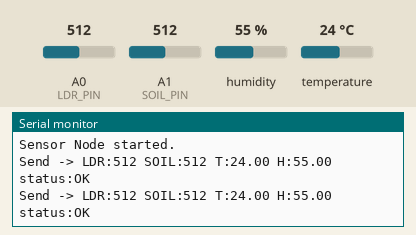
Recording of a sketch running on a simulated Arduino Uno, built with avr-gcc and run on an emulated ATmega328P. Shown: the last lines printed to the serial monitor. Inputs (shaded band) come from the test bench; at power-on: humidity 55 %, A0 (LDR_PIN) = 512, A1 (SOIL_PIN) = 512, temperature 24 °C. No radio packets arrive unless stated.

Above: at 2.8 s.
2.9 s: humidity set to 22 %
At 4.5 s:
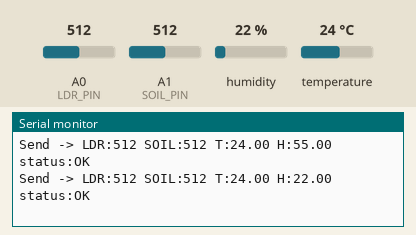
5.6 s: A0 (LDR_PIN) set to 716
At 7.1 s:
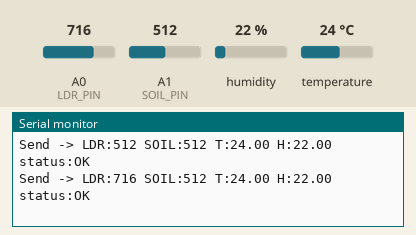
8.3 s: A1 (SOIL_PIN) set to 716
At 10.8 s:
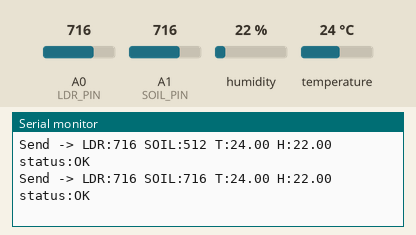
11.0 s: temperature set to 12 °C
At 13.3 s:
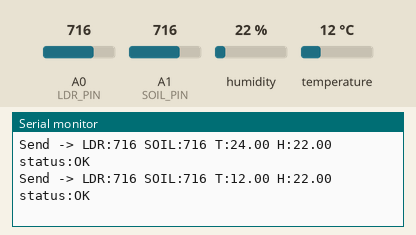
13.7 s: A0 (LDR_PIN) set to 992
At 14.6 s:
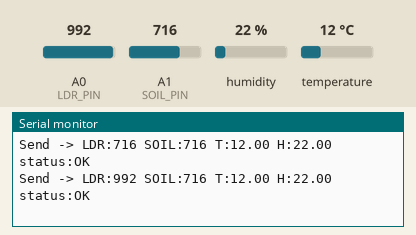
16.4 s: A1 (SOIL_PIN) set to 992
At 16.4 s:
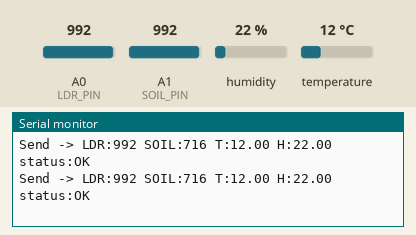
Timing chart, 0 to 19.4 s (numbered marks = the images above; inputs shaded):
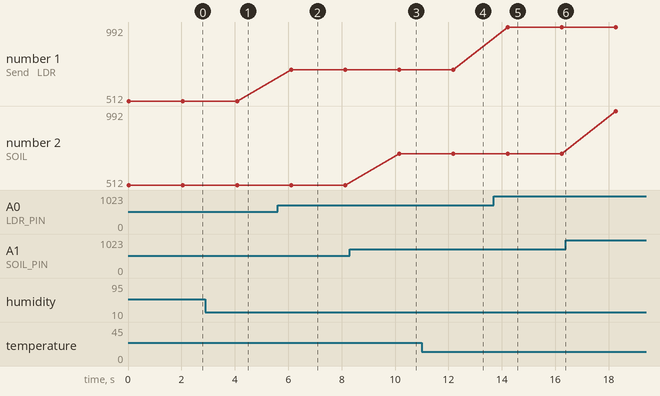

Measured:
- after the input at 2.9 s, the serial monitor: prints a new line after 1.2 s (image 1)
- after the input at 5.6 s, the serial monitor: prints a new line after 0.51 s (image 2)
- after the input at 8.3 s, the serial monitor: prints a new line after 1.9 s (image 3)
- after the input at 11.0 s, the serial monitor: prints a new line after 1.2 s (image 4)
- after the input at 13.7 s, the serial monitor: prints a new line after 0.52 s (image 5)
- plotted number 1: 512 → 716 after the input at 5.6 s, 716 → 992 after the input at 13.7 s

The sketch:

Sensor_Node.ino
```cpp
// ---------- Sensor Node (ตัวลูก) ----------
#include <SPI.h>
#include <nRF24L01.h>
#include <RF24.h>
#include "DHT.h"

// ----- ขาเซนเซอร์เดิมของคุณ -----
#define DHTPIN   2
#define DHTTYPE  DHT11
#define LDR_PIN  A0
#define SOIL_PIN A1

// ----- ขา nRF24L01 เดิมของคุณ -----
#define CE_PIN   9
#define CSN_PIN  10
RF24 radio(CE_PIN, CSN_PIN);

// RF Address ต้องตรงกับตัวแม่
const byte address[6] = "NODE1";

// Struct ต้องตรงกับตัวแม่
struct SensorData {
  uint16_t ldr;
  uint16_t soil;
  float temp;
  float hum;
};

DHT dht(DHTPIN, DHTTYPE);

void setup() {
  Serial.begin(9600);
  dht.begin();

  radio.begin();
  radio.openWritingPipe(address);
  radio.setPALevel(RF24_PA_MIN);
  radio.stopListening();

  Serial.println("Sensor Node started.");
}

void loop() {
  SensorData data;

  data.ldr  = analogRead(LDR_PIN);
  data.soil = analogRead(SOIL_PIN);

  float h = dht.readHumidity();
  float t = dht.readTemperature();

  if (isnan(h) || isnan(t)) {
    data.temp = -1.0;
    data.hum  = -1.0;
  } else {
    data.temp = t;
    data.hum  = h;
  }

  bool ok = radio.write(&data, sizeof(data));

  Serial.print("Send -> LDR:");
  Serial.print(data.ldr);
  Serial.print(" SOIL:");
  Serial.print(data.soil);
  Serial.print(" T:");
  Serial.print(data.temp);
  Serial.print(" H:");
  Serial.print(data.hum);
  Serial.print(" status:");
  Serial.println(ok ? "OK" : "FAIL");

  delay(2000);
}
```
